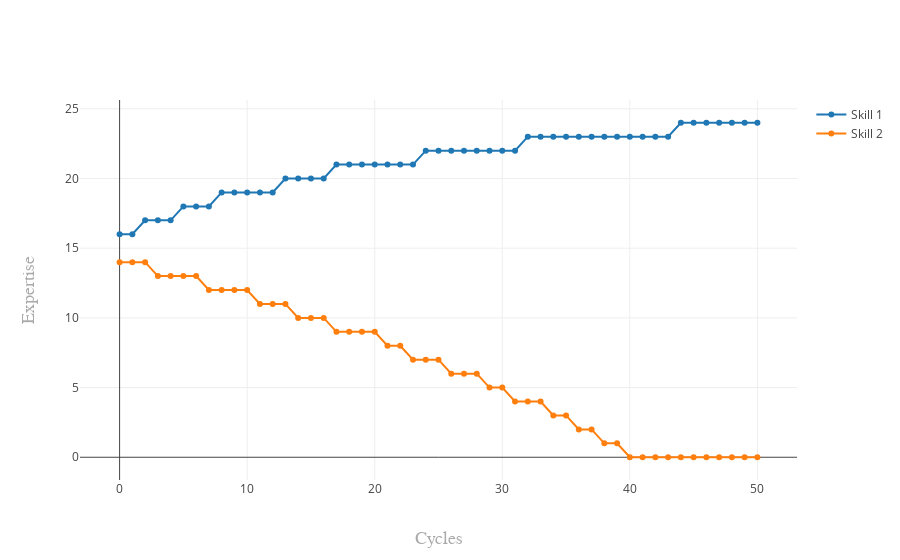

Notebook cell for this chart:
### Code cell
my_workplace.plot_skills(my_workplace.agents[0])

### Figure 1 — Plotly figure (JSON) as saved in the notebook; plotly's stock layout.template omitted (floating-point values rounded to 4 significant figures)
{"data": [{"mode": "lines+markers", "name": "Skill 1", "type": "scatter", "uid": "d0b45b85-6302-4016-92df-91306a1f33d5", "x": [0, 1, 2, 3, 4, 5, 6, 7, 8, 9, 10, 11, 12, 13, 14, 15, 16, 17, 18, 19, 20, 21, 22, 23, 24, 25, 26, 27, 28, 29, 30, 31, 32, 33, 34, 35, 36, 37, 38, 39, 40, 41, 42, 43, 44, 45, 46, 47, 48, 49, 50], "y": [16, 16, 17, 17, 17, 18, 18, 18, 19, 19, 19, 19, 19, 20, 20, 20, 20, 21, 21, 21, 21, 21, 21, 21, 22, 22, 22, 22, 22, 22, 22, 22, 23, 23, 23, 23, 23, 23, 23, 23, 23, 23, 23, 23, 24, 24, 24, 24, 24, 24, 24]}, {"mode": "lines+markers", "name": "Skill 2", "type": "scatter", "uid": "cc2758a3-70e9-49a8-bb47-6ee652ee6859", "x": [0, 1, 2, 3, 4, 5, 6, 7, 8, 9, 10, 11, 12, 13, 14, 15, 16, 17, 18, 19, 20, 21, 22, 23, 24, 25, 26, 27, 28, 29, 30, 31, 32, 33, 34, 35, 36, 37, 38, 39, 40, 41, 42, 43, 44, 45, 46, 47, 48, 49, 50], "y": [14, 14, 14, 13, 13, 13, 13, 12, 12, 12, 12, 11, 11, 11, 10, 10, 10, 9, 9, 9, 9, 8, 8, 7, 7, 7, 6, 6, 6, 5, 5, 4, 4, 4, 3, 3, 2, 2, 1, 1, 0, 0, 0, 0, 0, 0, 0, 0, 0, 0, 0]}], "layout": {"xaxis": {"title": "Cycles", "titlefont": {"color": "darkgrey", "family": "Arial, sans-serif", "size": 18}}, "yaxis": {"title": "Expertise", "titlefont": {"color": "darkgrey", "family": "Arial, sans-serif", "size": 18}}}}
